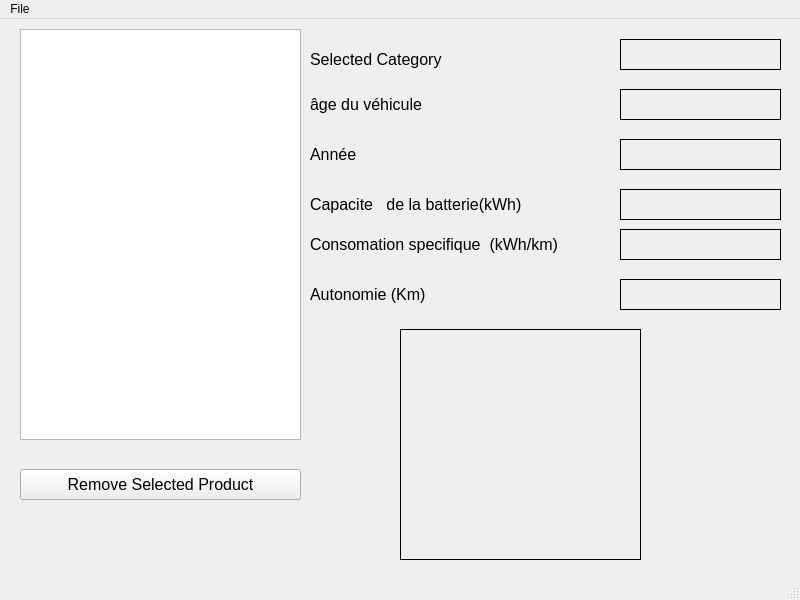
<?xml version="1.0" encoding="UTF-8"?>
<ui version="4.0">
 <class>MainWindow</class>
 <widget class="QMainWindow" name="MainWindow">
  <property name="geometry">
   <rect>
    <x>0</x>
    <y>0</y>
    <width>800</width>
    <height>600</height>
   </rect>
  </property>
  <property name="windowTitle">
   <string>Store Inventory Application</string>
  </property>
  <widget class="QWidget" name="centralwidget">
   <widget class="QListWidget" name="lstProducts">
    <property name="geometry">
     <rect>
      <x>20</x>
      <y>10</y>
      <width>281</width>
      <height>411</height>
     </rect>
    </property>
   </widget>
   <widget class="QLabel" name="label">
    <property name="geometry">
     <rect>
      <x>310</x>
      <y>20</y>
      <width>171</width>
      <height>41</height>
     </rect>
    </property>
    <property name="font">
     <font>
      <pointsize>12</pointsize>
     </font>
    </property>
    <property name="text">
     <string>Selected Category </string>
    </property>
   </widget>
   <widget class="QLabel" name="label_2">
    <property name="geometry">
     <rect>
      <x>310</x>
      <y>70</y>
      <width>171</width>
      <height>31</height>
     </rect>
    </property>
    <property name="font">
     <font>
      <pointsize>12</pointsize>
     </font>
    </property>
    <property name="text">
     <string>âge du véhicule</string>
    </property>
   </widget>
   <widget class="QLabel" name="lblProductName">
    <property name="geometry">
     <rect>
      <x>620</x>
      <y>20</y>
      <width>161</width>
      <height>31</height>
     </rect>
    </property>
    <property name="font">
     <font>
      <pointsize>12</pointsize>
     </font>
    </property>
    <property name="frameShape">
     <enum>QFrame::Panel</enum>
    </property>
    <property name="text">
     <string/>
    </property>
   </widget>
   <widget class="QLabel" name="lblQuantity">
    <property name="geometry">
     <rect>
      <x>620</x>
      <y>70</y>
      <width>161</width>
      <height>31</height>
     </rect>
    </property>
    <property name="font">
     <font>
      <pointsize>12</pointsize>
     </font>
    </property>
    <property name="frameShape">
     <enum>QFrame::Panel</enum>
    </property>
    <property name="text">
     <string/>
    </property>
   </widget>
   <widget class="QLabel" name="lblImage">
    <property name="geometry">
     <rect>
      <x>400</x>
      <y>310</y>
      <width>241</width>
      <height>231</height>
     </rect>
    </property>
    <property name="font">
     <font>
      <pointsize>12</pointsize>
     </font>
    </property>
    <property name="frameShape">
     <enum>QFrame::Panel</enum>
    </property>
    <property name="text">
     <string/>
    </property>
   </widget>
   <widget class="QPushButton" name="btnRemove">
    <property name="geometry">
     <rect>
      <x>20</x>
      <y>450</y>
      <width>281</width>
      <height>31</height>
     </rect>
    </property>
    <property name="font">
     <font>
      <pointsize>12</pointsize>
     </font>
    </property>
    <property name="text">
     <string>Remove Selected Product</string>
    </property>
   </widget>
   <widget class="QLabel" name="lblAnnee">
    <property name="geometry">
     <rect>
      <x>620</x>
      <y>120</y>
      <width>161</width>
      <height>31</height>
     </rect>
    </property>
    <property name="font">
     <font>
      <pointsize>12</pointsize>
     </font>
    </property>
    <property name="frameShape">
     <enum>QFrame::Panel</enum>
    </property>
    <property name="text">
     <string/>
    </property>
   </widget>
   <widget class="QLabel" name="label_3">
    <property name="geometry">
     <rect>
      <x>310</x>
      <y>120</y>
      <width>91</width>
      <height>31</height>
     </rect>
    </property>
    <property name="font">
     <font>
      <pointsize>12</pointsize>
     </font>
    </property>
    <property name="text">
     <string>Année </string>
    </property>
   </widget>
   <widget class="QLabel" name="label_5">
    <property name="geometry">
     <rect>
      <x>310</x>
      <y>170</y>
      <width>261</width>
      <height>31</height>
     </rect>
    </property>
    <property name="font">
     <font>
      <pointsize>12</pointsize>
     </font>
    </property>
    <property name="text">
     <string>Capacite   de la batterie(kWh) </string>
    </property>
   </widget>
   <widget class="QLabel" name="lblCapacite">
    <property name="geometry">
     <rect>
      <x>620</x>
      <y>170</y>
      <width>161</width>
      <height>31</height>
     </rect>
    </property>
    <property name="font">
     <font>
      <pointsize>12</pointsize>
     </font>
    </property>
    <property name="frameShape">
     <enum>QFrame::Panel</enum>
    </property>
    <property name="text">
     <string/>
    </property>
   </widget>
   <widget class="QLabel" name="label_6">
    <property name="geometry">
     <rect>
      <x>310</x>
      <y>210</y>
      <width>311</width>
      <height>31</height>
     </rect>
    </property>
    <property name="font">
     <font>
      <pointsize>12</pointsize>
     </font>
    </property>
    <property name="text">
     <string>Consomation specifique  (kWh/km) </string>
    </property>
   </widget>
   <widget class="QLabel" name="lblConsomation">
    <property name="geometry">
     <rect>
      <x>620</x>
      <y>210</y>
      <width>161</width>
      <height>31</height>
     </rect>
    </property>
    <property name="font">
     <font>
      <pointsize>12</pointsize>
     </font>
    </property>
    <property name="frameShape">
     <enum>QFrame::Panel</enum>
    </property>
    <property name="text">
     <string/>
    </property>
   </widget>
   <widget class="QLabel" name="label_7">
    <property name="geometry">
     <rect>
      <x>310</x>
      <y>260</y>
      <width>311</width>
      <height>31</height>
     </rect>
    </property>
    <property name="font">
     <font>
      <pointsize>12</pointsize>
     </font>
    </property>
    <property name="text">
     <string>Autonomie (Km)</string>
    </property>
   </widget>
   <widget class="QLabel" name="lblAutonomie">
    <property name="geometry">
     <rect>
      <x>620</x>
      <y>260</y>
      <width>161</width>
      <height>31</height>
     </rect>
    </property>
    <property name="font">
     <font>
      <pointsize>12</pointsize>
     </font>
    </property>
    <property name="frameShape">
     <enum>QFrame::Panel</enum>
    </property>
    <property name="text">
     <string/>
    </property>
   </widget>
  </widget>
  <widget class="QMenuBar" name="menubar">
   <property name="geometry">
    <rect>
     <x>0</x>
     <y>0</y>
     <width>800</width>
     <height>26</height>
    </rect>
   </property>
   <widget class="QMenu" name="menuFile">
    <property name="title">
     <string>File</string>
    </property>
    <addaction name="menNewProduct"/>
    <addaction name="menuEditSelectedProduct"/>
    <addaction name="separator"/>
    <addaction name="separator"/>
   </widget>
   <addaction name="menuFile"/>
  </widget>
  <widget class="QStatusBar" name="statusbar"/>
  <action name="menNewProduct">
   <property name="text">
    <string>New Product</string>
   </property>
  </action>
  <action name="menuEditSelectedProduct">
   <property name="text">
    <string>Edit Selected Product</string>
   </property>
  </action>
  <action name="menuSaveProducts">
   <property name="text">
    <string>Save Products</string>
   </property>
  </action>
  <action name="menuLoadProducts">
   <property name="text">
    <string>Load Products</string>
   </property>
  </action>
  <action name="menuExit">
   <property name="text">
    <string>Exit</string>
   </property>
  </action>
 </widget>
 <resources/>
 <connections/>
</ui>
